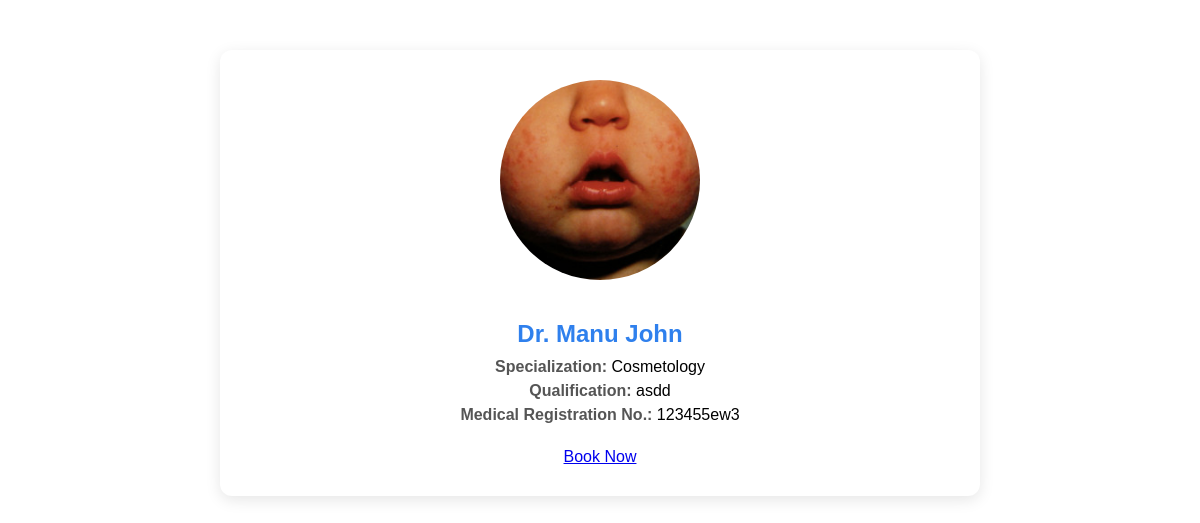
The app's page /doctor_details/2/ with its own data.
### clinicadmin/models.py (models this page shows)
class tbl_doctor(models.Model):
    name=models.CharField(max_length=20)
    age=models.IntegerField()
    gender=models.CharField(max_length=10)
    profile_picture=models.ImageField(upload_to='doctor_profiles/', blank=True, null=True)
    email=models.EmailField(max_length=128,unique=True)
    phone_number=models.CharField(max_length=20)
    address=models.TextField()
    identification=models.ImageField(upload_to='doctor_id_proofs/', blank=True, null=True)
    specialization=models.CharField(max_length=30)
    qualification = models.CharField(max_length=50, blank=True, null=True)
    medical_registration_number=models.CharField(max_length=20,unique=True)
    password=models.CharField(max_length=128,blank=True)

### patient/views.py (the view)
# urls.py: path('doctor_details/<int:id>/', views.doctor_details, name='doctor_details'),
def doctor_details(request, id):
    doctor = get_object_or_404(tbl_doctor, id=id)
    return render(request, 'patient/view_details.html', {
        'doctor': doctor
    })

### patient/Templates/patient/view_details.html (shortened to what this page needs)
{% load static %}
{% block content %}
<div class="doctor-card">
    {% if doctor.profile_picture %}
        <img src="{{ doctor.profile_picture.url }}" alt="{{ doctor.name }}">
    {% else %}
        <img src="{% static 'default_doctor.png' %}" alt="No Image">
    {% endif %}
    <h2>{{ doctor.name }}</h2>
    <p><span class="info-label">Specialization:</span> {{ doctor.specialization }}</p>
    <p><span class="info-label">Qualification:</span> {{ doctor.qualification }}</p>
    <p><span class="info-label">Medical Registration No.:</span> {{ doctor.medical_registration_number }}</p>
    <br>
    <a href="{% url 'webpatient:book_appointment' doctor.id%}" class="button">Book Now</a>
</div>
{% endblock %}

### patient/Templates/patient/view_details.html (style rules this page uses)
.doctor-card { max-width: 700px; margin: 50px auto; padding: 30px; background: #fff; border-radius: 12px; box-shadow: 0 4px 15px rgba(0,0,0,0.1); text-align: center; font-family: Arial, sans-serif; }
.doctor-card img { width: 200px; height: 200px; border-radius: 50%; object-fit: cover; margin-bottom: 20px; }
.doctor-card h2 { margin-bottom: 10px; color: #2f80ed; }
.doctor-card p { margin: 6px 0; font-size: 16px; }
.doctor-card .info-label { font-weight: bold; color: #555; }

### records on screen
tbl_doctor: profile_picture (picture), name "Dr. Manu John", specialization "Cosmetology", qualification "asdd", medical_registration_number "123455ew3"
